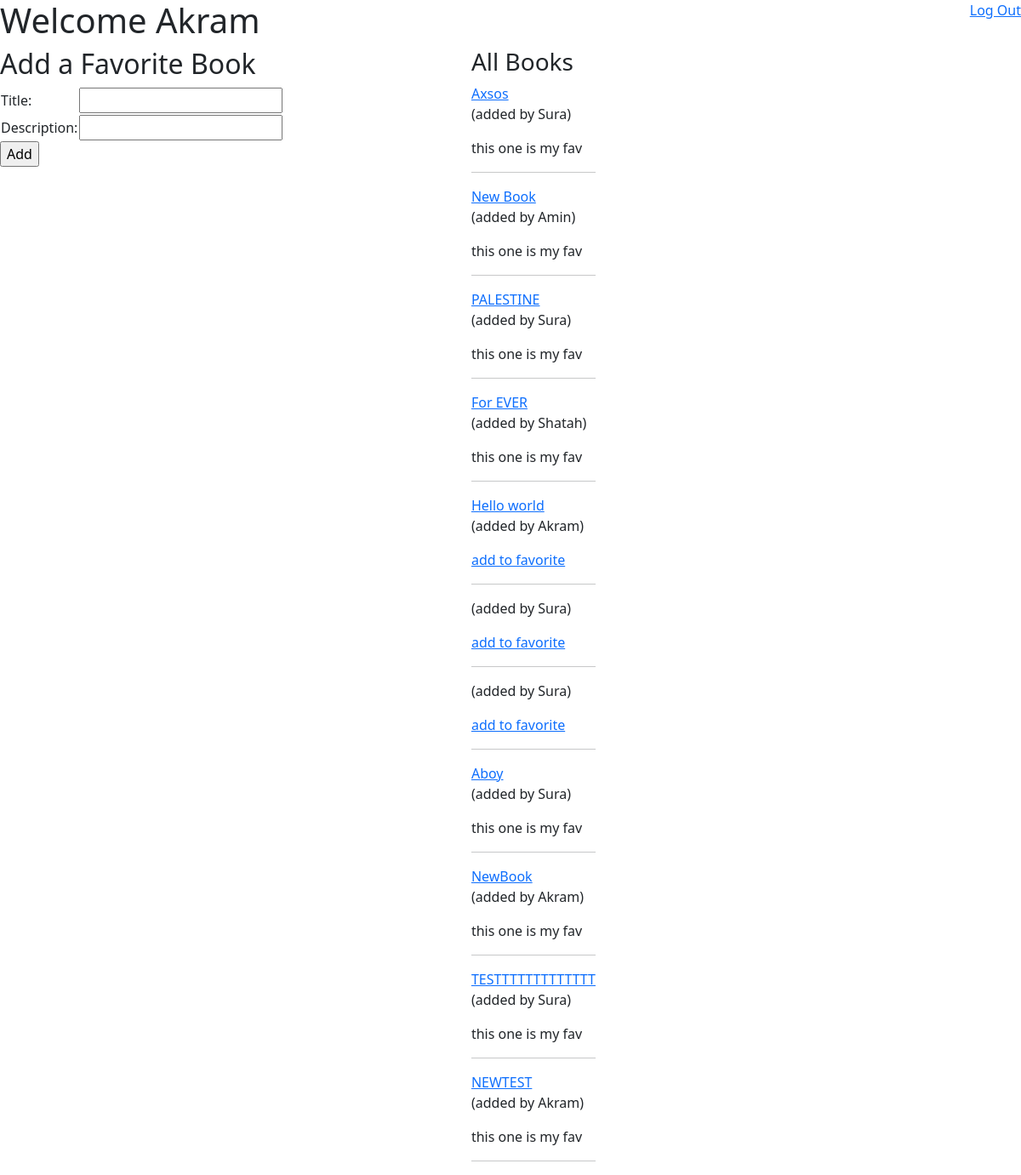
Before: /book (signed in) with the older database file.
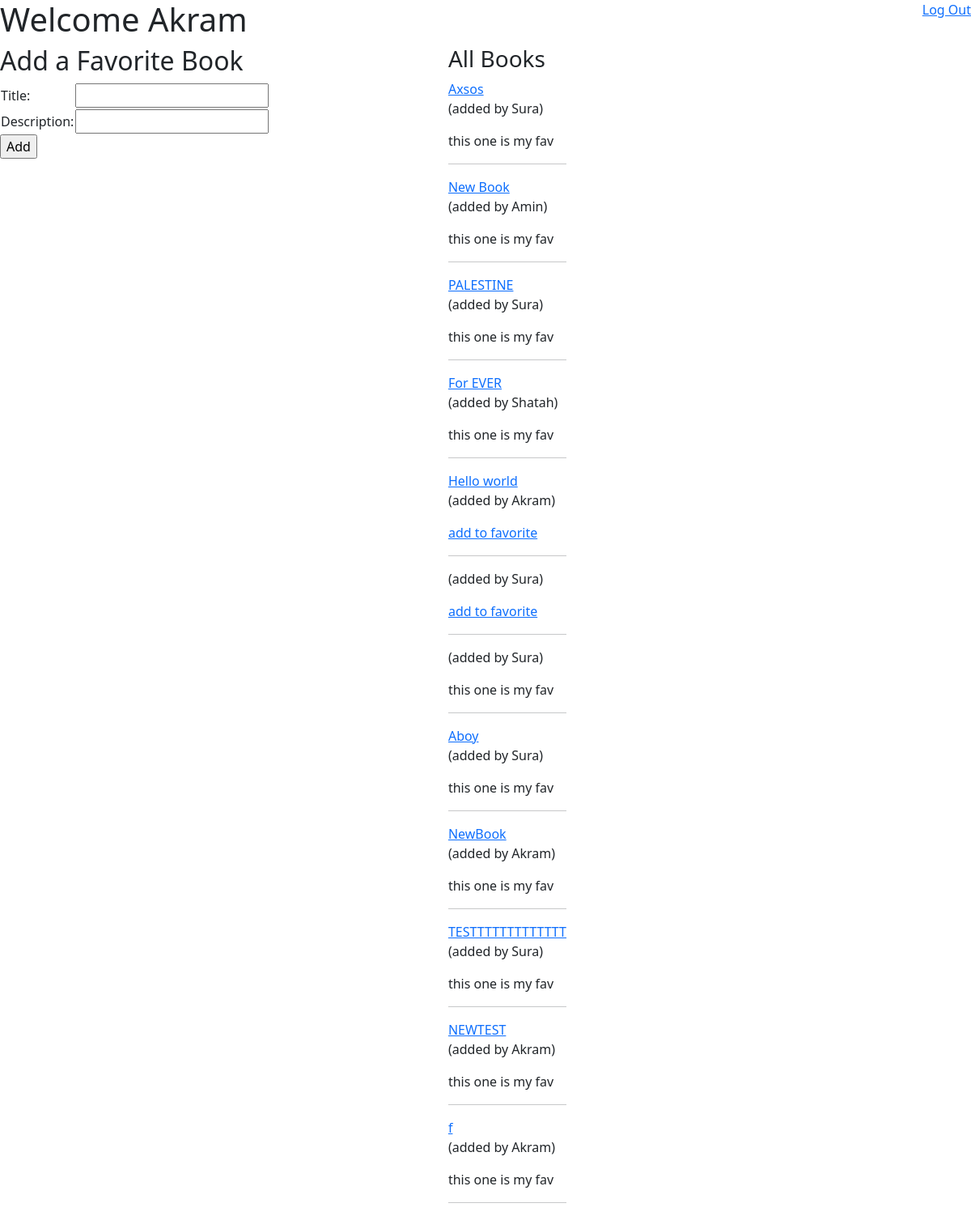
After: the same page with the newer database file.
### fav_book/models.py (models this page shows)
class Book(models.Model):
    title = models.CharField(max_length=255)
    description = models.TextField(max_length=255)
    user = models.ForeignKey(User,related_name="books_uploaded", on_delete = models.CASCADE)
    users_who_liked = models.ManyToManyField(User, related_name="liked_books")
    created_at = models.DateTimeField(auto_now_add=True)
    updated_at = models.DateTimeField(auto_now=True)
    objects = BookManager()

class User(models.Model):
    first_name = models.CharField(max_length=45)
    last_name=models.CharField(max_length=45)
    email =models.EmailField(max_length=45)
    password = models.CharField(max_length=255)
    created_at = models.DateTimeField(auto_now_add=True)
    updated_at = models.DateTimeField(auto_now=True)
    objects = UserManager()

### fav_book/views.py (the view)
# urls.py: path('book',views.book),
def book(request):
    context={
        'allbooks':Book.objects.all(),
        'alldatauser':User.objects.get(id=request.session['userid']),
    }
    return render(request,'book.html',context)

### fav_book/templates/book.html (shortened to what this page needs)
<!DOCTYPE html>
<html lang="en">
<head>
    <link rel="stylesheet" href="https://stackpath.bootstrapcdn.com/bootstrap/5.0.0-alpha1/css/bootstrap.min.css">
</head>
<body>
    <div style="display:flex; justify-content:space-between ;">
    <h1>Welcome {{request.session.first_name}}</h1>
    <a href="/logout">Log Out</a>
    </div>
    <div style="display: flex; justify-content:space-between ;">
    <form action="/create_book" method="post">
        <h2>Add a Favorite Book</h2>
        <table>
            <tr>
                <td>Title:</td>
                <td><input type="text" name="title" required></td>
            </tr>
            <tr>
                <td>Description:</td>
                <td><input type="text" name="description"></td>
            </tr>
        </table>
        <input type="submit" name="addabook" value="Add">
    </form>
    <div style="margin-right: 500px;">
        <h3>All Books</h3>
        <form action="favorite/{{book.id}}" method="post">
        {%for book in allbooks%}
        <a href="/books/{{book.id}}">{{book.title}}</a>
        <p>(added by {{book.user.first_name}})</p>
        {%if book not in alldatauser.liked_books.all%}
        <a href="/addfavorite/{{book.id}}">add to favorite</a>
        {%else%}
        <p>this one is my fav</p>
        {%endif%}
        <hr>
        {%endfor%}
    </form>
    </div>
    </div>
</body>
</html>

Changed rows visible on the page:
computed for Book (number 7 of 12 on the later page): text "add to favorite" → "this one is my fav"
added Book: title "f", user.first_name "Akram", shows "this one is my fav"
